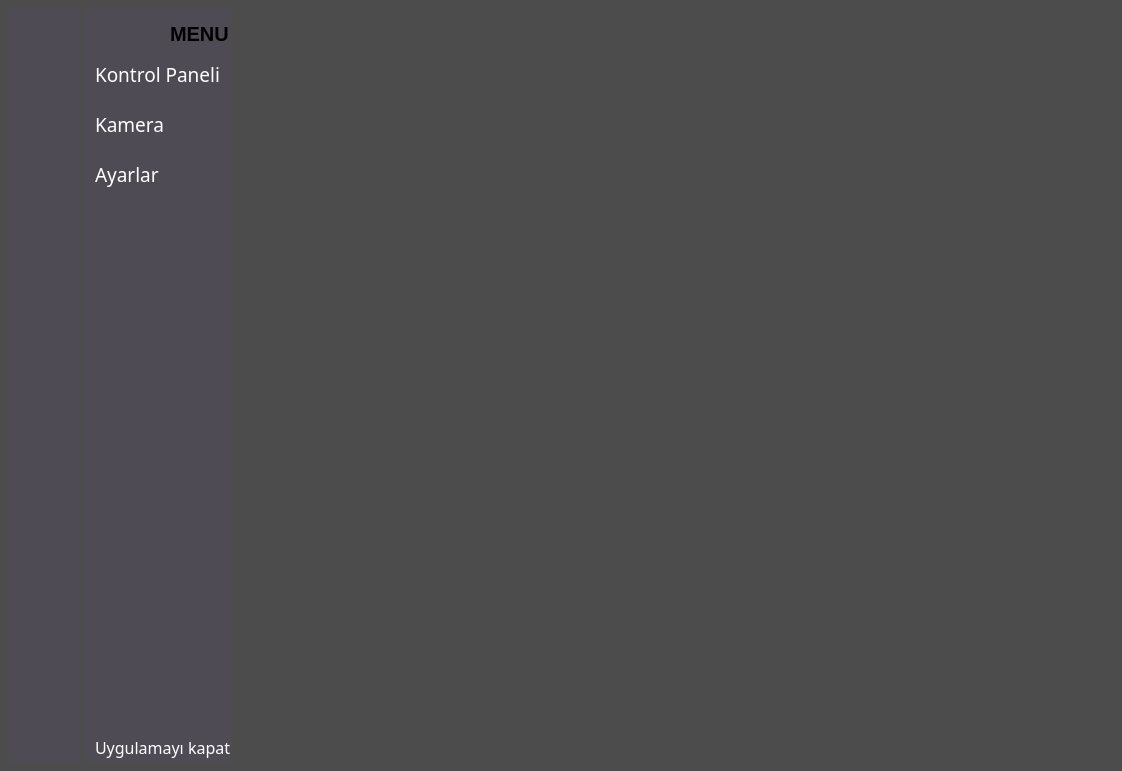
<?xml version="1.0" encoding="UTF-8"?>
<ui version="4.0">
 <class>MainWindow</class>
 <widget class="QMainWindow" name="MainWindow">
  <property name="geometry">
   <rect>
    <x>0</x>
    <y>0</y>
    <width>1122</width>
    <height>771</height>
   </rect>
  </property>
  <property name="windowTitle">
   <string>MainWindow</string>
  </property>
  <property name="styleSheet">
   <string notr="true">background-color: rgb(76, 76, 76);</string>
  </property>
  <widget class="QWidget" name="centralwidget">
   <layout class="QGridLayout" name="gridLayout">
    <item row="0" column="0">
     <widget class="QWidget" name="leftMenu_icon" native="true">
      <property name="maximumSize">
       <size>
        <width>70</width>
        <height>16777215</height>
       </size>
      </property>
      <property name="styleSheet">
       <string notr="true">QWidget{
	background-color: rgb(79, 75, 85);
}

QPushButton{
	color:white;
	height:30px;	
	border-radius:10px;
}

QPushButton:checked{
	background-color:#ffffff;
	color:#000000;
	fon-weight:bold;
}</string>
      </property>
      <layout class="QVBoxLayout" name="verticalLayout_3">
       <property name="spacing">
        <number>0</number>
       </property>
       <property name="leftMargin">
        <number>0</number>
       </property>
       <property name="topMargin">
        <number>0</number>
       </property>
       <property name="rightMargin">
        <number>0</number>
       </property>
       <property name="bottomMargin">
        <number>0</number>
       </property>
       <item>
        <layout class="QHBoxLayout" name="horizontalLayout">
         <item>
          <widget class="QLabel" name="label">
           <property name="minimumSize">
            <size>
             <width>70</width>
             <height>50</height>
            </size>
           </property>
           <property name="maximumSize">
            <size>
             <width>70</width>
             <height>50</height>
            </size>
           </property>
           <property name="text">
            <string/>
           </property>
           <property name="pixmap">
            <pixmap resource="resources.qrc">:/icons/lagari2.png</pixmap>
           </property>
           <property name="scaledContents">
            <bool>true</bool>
           </property>
          </widget>
         </item>
        </layout>
       </item>
       <item>
        <layout class="QVBoxLayout" name="verticalLayout">
         <property name="spacing">
          <number>20</number>
         </property>
         <item>
          <widget class="QPushButton" name="pushButton">
           <property name="text">
            <string/>
           </property>
           <property name="icon">
            <iconset resource="resources.qrc">
             <normaloff>:/icons/icons/grid.svg</normaloff>:/icons/icons/grid.svg</iconset>
           </property>
           <property name="iconSize">
            <size>
             <width>24</width>
             <height>24</height>
            </size>
           </property>
           <property name="checkable">
            <bool>true</bool>
           </property>
           <property name="autoExclusive">
            <bool>true</bool>
           </property>
          </widget>
         </item>
         <item>
          <widget class="QPushButton" name="pushButton_2">
           <property name="text">
            <string/>
           </property>
           <property name="icon">
            <iconset resource="resources.qrc">
             <normaloff>:/icons/icons/camera.svg</normaloff>:/icons/icons/camera.svg</iconset>
           </property>
           <property name="iconSize">
            <size>
             <width>24</width>
             <height>24</height>
            </size>
           </property>
           <property name="checkable">
            <bool>true</bool>
           </property>
           <property name="autoExclusive">
            <bool>true</bool>
           </property>
          </widget>
         </item>
         <item>
          <widget class="QPushButton" name="pushButton_3">
           <property name="text">
            <string/>
           </property>
           <property name="icon">
            <iconset resource="resources.qrc">
             <normaloff>:/icons/icons/settings.svg</normaloff>:/icons/icons/settings.svg</iconset>
           </property>
           <property name="iconSize">
            <size>
             <width>24</width>
             <height>24</height>
            </size>
           </property>
           <property name="checkable">
            <bool>true</bool>
           </property>
           <property name="autoExclusive">
            <bool>true</bool>
           </property>
          </widget>
         </item>
        </layout>
       </item>
       <item>
        <spacer name="verticalSpacer">
         <property name="orientation">
          <enum>Qt::Vertical</enum>
         </property>
         <property name="sizeHint" stdset="0">
          <size>
           <width>20</width>
           <height>507</height>
          </size>
         </property>
        </spacer>
       </item>
       <item>
        <widget class="QPushButton" name="pushButton_4">
         <property name="text">
          <string/>
         </property>
         <property name="icon">
          <iconset resource="resources.qrc">
           <normaloff>:/icons/icons/log-out.svg</normaloff>:/icons/icons/log-out.svg</iconset>
         </property>
         <property name="iconSize">
          <size>
           <width>24</width>
           <height>24</height>
          </size>
         </property>
         <property name="checkable">
          <bool>true</bool>
         </property>
         <property name="autoExclusive">
          <bool>true</bool>
         </property>
        </widget>
       </item>
      </layout>
     </widget>
    </item>
    <item row="0" column="1">
     <widget class="QWidget" name="leftMenu_name" native="true">
      <property name="maximumSize">
       <size>
        <width>200</width>
        <height>16777215</height>
       </size>
      </property>
      <property name="styleSheet">
       <string notr="true">QWidget{
	background-color: rgb(79, 75, 85);
}

QPushButton{
	color:white;
	text-align:left;
	height:30px;
	border-radius:10px;
	padding-left:10px;
}

QPushButton:checked{
	background-color:#ffffff;
	color:#000000;
	fon-weight:bold;
}</string>
      </property>
      <layout class="QVBoxLayout" name="verticalLayout_4">
       <property name="spacing">
        <number>0</number>
       </property>
       <property name="leftMargin">
        <number>0</number>
       </property>
       <property name="topMargin">
        <number>0</number>
       </property>
       <property name="rightMargin">
        <number>0</number>
       </property>
       <property name="bottomMargin">
        <number>0</number>
       </property>
       <item>
        <layout class="QHBoxLayout" name="horizontalLayout_2">
         <property name="spacing">
          <number>15</number>
         </property>
         <item>
          <widget class="QLabel" name="label_2">
           <property name="minimumSize">
            <size>
             <width>70</width>
             <height>50</height>
            </size>
           </property>
           <property name="maximumSize">
            <size>
             <width>70</width>
             <height>50</height>
            </size>
           </property>
           <property name="text">
            <string/>
           </property>
           <property name="pixmap">
            <pixmap resource="resources.qrc">:/icons/lagari2.png</pixmap>
           </property>
           <property name="scaledContents">
            <bool>true</bool>
           </property>
          </widget>
         </item>
         <item>
          <widget class="QLabel" name="label_3">
           <property name="font">
            <font>
             <pointsize>15</pointsize>
             <weight>75</weight>
             <bold>true</bold>
            </font>
           </property>
           <property name="text">
            <string>MENU</string>
           </property>
          </widget>
         </item>
        </layout>
       </item>
       <item>
        <layout class="QVBoxLayout" name="verticalLayout_2">
         <property name="spacing">
          <number>20</number>
         </property>
         <item>
          <widget class="QPushButton" name="pushButton_5">
           <property name="font">
            <font>
             <family>Algerian</family>
             <pointsize>14</pointsize>
             <weight>50</weight>
             <bold>false</bold>
            </font>
           </property>
           <property name="text">
            <string>Kontrol Paneli</string>
           </property>
           <property name="icon">
            <iconset resource="resources.qrc">
             <normaloff>:/icons/icons/grid.svg</normaloff>:/icons/icons/grid.svg</iconset>
           </property>
           <property name="iconSize">
            <size>
             <width>24</width>
             <height>24</height>
            </size>
           </property>
           <property name="checkable">
            <bool>true</bool>
           </property>
           <property name="autoExclusive">
            <bool>true</bool>
           </property>
          </widget>
         </item>
         <item>
          <widget class="QPushButton" name="pushButton_6">
           <property name="font">
            <font>
             <family>Algerian</family>
             <pointsize>14</pointsize>
             <weight>50</weight>
             <bold>false</bold>
            </font>
           </property>
           <property name="text">
            <string>Kamera</string>
           </property>
           <property name="icon">
            <iconset resource="resources.qrc">
             <normaloff>:/icons/icons/camera.svg</normaloff>:/icons/icons/camera.svg</iconset>
           </property>
           <property name="iconSize">
            <size>
             <width>24</width>
             <height>24</height>
            </size>
           </property>
           <property name="checkable">
            <bool>true</bool>
           </property>
           <property name="autoExclusive">
            <bool>true</bool>
           </property>
          </widget>
         </item>
         <item>
          <widget class="QPushButton" name="pushButton_7">
           <property name="font">
            <font>
             <family>Algerian</family>
             <pointsize>14</pointsize>
             <weight>50</weight>
             <bold>false</bold>
            </font>
           </property>
           <property name="text">
            <string>Ayarlar</string>
           </property>
           <property name="icon">
            <iconset resource="resources.qrc">
             <normaloff>:/icons/icons/settings.svg</normaloff>:/icons/icons/settings.svg</iconset>
           </property>
           <property name="iconSize">
            <size>
             <width>24</width>
             <height>24</height>
            </size>
           </property>
           <property name="checkable">
            <bool>true</bool>
           </property>
           <property name="autoExclusive">
            <bool>true</bool>
           </property>
          </widget>
         </item>
        </layout>
       </item>
       <item>
        <spacer name="verticalSpacer_2">
         <property name="orientation">
          <enum>Qt::Vertical</enum>
         </property>
         <property name="sizeHint" stdset="0">
          <size>
           <width>20</width>
           <height>507</height>
          </size>
         </property>
        </spacer>
       </item>
       <item>
        <widget class="QPushButton" name="pushButton_8">
         <property name="font">
          <font>
           <family>Algerian</family>
           <pointsize>12</pointsize>
          </font>
         </property>
         <property name="text">
          <string>Uygulamayı kapat</string>
         </property>
         <property name="icon">
          <iconset resource="resources.qrc">
           <normaloff>:/icons/icons/log-out.svg</normaloff>:/icons/icons/log-out.svg</iconset>
         </property>
         <property name="iconSize">
          <size>
           <width>24</width>
           <height>24</height>
          </size>
         </property>
         <property name="checkable">
          <bool>true</bool>
         </property>
         <property name="autoExclusive">
          <bool>true</bool>
         </property>
        </widget>
       </item>
      </layout>
     </widget>
    </item>
    <item row="0" column="2">
     <widget class="QWidget" name="main_menu" native="true">
      <layout class="QVBoxLayout" name="verticalLayout_5">
       <property name="spacing">
        <number>0</number>
       </property>
       <property name="leftMargin">
        <number>0</number>
       </property>
       <property name="topMargin">
        <number>0</number>
       </property>
       <property name="rightMargin">
        <number>0</number>
       </property>
       <property name="bottomMargin">
        <number>0</number>
       </property>
       <item>
        <widget class="QWidget" name="widget" native="true">
         <property name="styleSheet">
          <string notr="true">QPushButton:checked{
	background-color:#ffffff;
	color:#000000;
	fon-weight:bold;
	border-radius:10px;
}</string>
         </property>
         <layout class="QHBoxLayout" name="horizontalLayout_3">
          <item alignment="Qt::AlignLeft">
           <widget class="QPushButton" name="pushButton_9">
            <property name="styleSheet">
             <string notr="true">border:none;</string>
            </property>
            <property name="text">
             <string/>
            </property>
            <property name="icon">
             <iconset resource="resources.qrc">
              <normaloff>:/icons/icons/align-justify.svg</normaloff>:/icons/icons/align-justify.svg</iconset>
            </property>
            <property name="iconSize">
             <size>
              <width>30</width>
              <height>30</height>
             </size>
            </property>
            <property name="checkable">
             <bool>true</bool>
            </property>
            <property name="autoExclusive">
             <bool>true</bool>
            </property>
           </widget>
          </item>
         </layout>
        </widget>
       </item>
       <item>
        <widget class="QStackedWidget" name="stackedWidget">
         <property name="sizePolicy">
          <sizepolicy hsizetype="Preferred" vsizetype="Preferred">
           <horstretch>0</horstretch>
           <verstretch>0</verstretch>
          </sizepolicy>
         </property>
         <property name="styleSheet">
          <string notr="true"/>
         </property>
         <property name="currentIndex">
          <number>1</number>
         </property>
         <widget class="QWidget" name="page">
          <widget class="QLabel" name="label_4">
           <property name="geometry">
            <rect>
             <x>320</x>
             <y>140</y>
             <width>321</width>
             <height>211</height>
            </rect>
           </property>
           <property name="text">
            <string>Kontrol paneli</string>
           </property>
          </widget>
         </widget>
         <widget class="QWidget" name="page_3">
          <widget class="QLabel" name="label_5">
           <property name="geometry">
            <rect>
             <x>160</x>
             <y>170</y>
             <width>471</width>
             <height>371</height>
            </rect>
           </property>
           <property name="text">
            <string/>
           </property>
          </widget>
         </widget>
         <widget class="QWidget" name="page_2">
          <widget class="QLabel" name="label_6">
           <property name="geometry">
            <rect>
             <x>110</x>
             <y>100</y>
             <width>141</width>
             <height>31</height>
            </rect>
           </property>
           <property name="font">
            <font>
             <family>Century</family>
             <pointsize>15</pointsize>
             <weight>50</weight>
             <italic>false</italic>
             <bold>false</bold>
            </font>
           </property>
           <property name="text">
            <string>İHA'ya Bağlan</string>
           </property>
          </widget>
          <widget class="QPushButton" name="pushButton_10">
           <property name="geometry">
            <rect>
             <x>120</x>
             <y>140</y>
             <width>111</width>
             <height>71</height>
            </rect>
           </property>
           <property name="text">
            <string/>
           </property>
           <property name="icon">
            <iconset resource="resources.qrc">
             <normaloff>:/icons/icons/power.svg</normaloff>:/icons/icons/power.svg</iconset>
           </property>
           <property name="iconSize">
            <size>
             <width>30</width>
             <height>30</height>
            </size>
           </property>
          </widget>
          <widget class="QLabel" name="label_9">
           <property name="geometry">
            <rect>
             <x>320</x>
             <y>100</y>
             <width>81</width>
             <height>31</height>
            </rect>
           </property>
           <property name="font">
            <font>
             <family>Century</family>
             <pointsize>15</pointsize>
             <weight>50</weight>
             <italic>false</italic>
             <bold>false</bold>
            </font>
           </property>
           <property name="text">
            <string>ARM ET</string>
           </property>
          </widget>
          <widget class="QPushButton" name="pushButton_11">
           <property name="geometry">
            <rect>
             <x>310</x>
             <y>140</y>
             <width>101</width>
             <height>71</height>
            </rect>
           </property>
           <property name="text">
            <string/>
           </property>
           <property name="icon">
            <iconset resource="resources.qrc">
             <normaloff>:/icons/icons/crosshair.svg</normaloff>:/icons/icons/crosshair.svg</iconset>
           </property>
           <property name="iconSize">
            <size>
             <width>30</width>
             <height>30</height>
            </size>
           </property>
          </widget>
          <widget class="QPushButton" name="pushButton_12">
           <property name="geometry">
            <rect>
             <x>490</x>
             <y>140</y>
             <width>111</width>
             <height>71</height>
            </rect>
           </property>
           <property name="text">
            <string/>
           </property>
           <property name="icon">
            <iconset resource="resources.qrc">
             <normaloff>:/icons/icons/send.svg</normaloff>:/icons/icons/send.svg</iconset>
           </property>
           <property name="iconSize">
            <size>
             <width>30</width>
             <height>30</height>
            </size>
           </property>
          </widget>
          <widget class="QLabel" name="label_7">
           <property name="geometry">
            <rect>
             <x>470</x>
             <y>100</y>
             <width>171</width>
             <height>31</height>
            </rect>
           </property>
           <property name="font">
            <font>
             <family>Century</family>
             <pointsize>15</pointsize>
             <weight>50</weight>
             <italic>false</italic>
             <bold>false</bold>
            </font>
           </property>
           <property name="text">
            <string>AUTO MODE AL</string>
           </property>
          </widget>
          <widget class="QCheckBox" name="checkBox">
           <property name="geometry">
            <rect>
             <x>240</x>
             <y>160</y>
             <width>21</width>
             <height>31</height>
            </rect>
           </property>
           <property name="sizePolicy">
            <sizepolicy hsizetype="Minimum" vsizetype="Fixed">
             <horstretch>0</horstretch>
             <verstretch>0</verstretch>
            </sizepolicy>
           </property>
           <property name="font">
            <font>
             <pointsize>8</pointsize>
             <stylestrategy>PreferDefault</stylestrategy>
            </font>
           </property>
           <property name="cursor">
            <cursorShape>ArrowCursor</cursorShape>
           </property>
           <property name="layoutDirection">
            <enum>Qt::LeftToRight</enum>
           </property>
           <property name="autoFillBackground">
            <bool>false</bool>
           </property>
           <property name="styleSheet">
            <string notr="true"/>
           </property>
           <property name="text">
            <string/>
           </property>
           <property name="iconSize">
            <size>
             <width>20</width>
             <height>20</height>
            </size>
           </property>
          </widget>
          <widget class="QCheckBox" name="checkBox_2">
           <property name="geometry">
            <rect>
             <x>420</x>
             <y>160</y>
             <width>21</width>
             <height>31</height>
            </rect>
           </property>
           <property name="sizePolicy">
            <sizepolicy hsizetype="Minimum" vsizetype="Fixed">
             <horstretch>0</horstretch>
             <verstretch>0</verstretch>
            </sizepolicy>
           </property>
           <property name="font">
            <font>
             <pointsize>8</pointsize>
             <stylestrategy>PreferDefault</stylestrategy>
            </font>
           </property>
           <property name="cursor">
            <cursorShape>ArrowCursor</cursorShape>
           </property>
           <property name="layoutDirection">
            <enum>Qt::LeftToRight</enum>
           </property>
           <property name="autoFillBackground">
            <bool>false</bool>
           </property>
           <property name="styleSheet">
            <string notr="true"/>
           </property>
           <property name="text">
            <string/>
           </property>
           <property name="iconSize">
            <size>
             <width>20</width>
             <height>20</height>
            </size>
           </property>
          </widget>
          <widget class="QCheckBox" name="checkBox_3">
           <property name="geometry">
            <rect>
             <x>610</x>
             <y>160</y>
             <width>21</width>
             <height>31</height>
            </rect>
           </property>
           <property name="sizePolicy">
            <sizepolicy hsizetype="Minimum" vsizetype="Fixed">
             <horstretch>0</horstretch>
             <verstretch>0</verstretch>
            </sizepolicy>
           </property>
           <property name="font">
            <font>
             <pointsize>8</pointsize>
             <stylestrategy>PreferDefault</stylestrategy>
            </font>
           </property>
           <property name="cursor">
            <cursorShape>ArrowCursor</cursorShape>
           </property>
           <property name="layoutDirection">
            <enum>Qt::LeftToRight</enum>
           </property>
           <property name="autoFillBackground">
            <bool>false</bool>
           </property>
           <property name="styleSheet">
            <string notr="true"/>
           </property>
           <property name="text">
            <string/>
           </property>
           <property name="iconSize">
            <size>
             <width>20</width>
             <height>20</height>
            </size>
           </property>
          </widget>
          <widget class="QComboBox" name="comboBox">
           <property name="geometry">
            <rect>
             <x>30</x>
             <y>100</y>
             <width>69</width>
             <height>22</height>
            </rect>
           </property>
           <item>
            <property name="text">
             <string>com 5</string>
            </property>
           </item>
          </widget>
          <widget class="QTextEdit" name="textEdit">
           <property name="geometry">
            <rect>
             <x>110</x>
             <y>250</y>
             <width>531</width>
             <height>371</height>
            </rect>
           </property>
          </widget>
          <widget class="QLabel" name="label_8">
           <property name="geometry">
            <rect>
             <x>50</x>
             <y>80</y>
             <width>31</width>
             <height>16</height>
            </rect>
           </property>
           <property name="text">
            <string>COM</string>
           </property>
          </widget>
          <widget class="QComboBox" name="comboBox_2">
           <property name="geometry">
            <rect>
             <x>30</x>
             <y>190</y>
             <width>69</width>
             <height>22</height>
            </rect>
           </property>
           <item>
            <property name="text">
             <string>9600</string>
            </property>
           </item>
           <item>
            <property name="text">
             <string>57600</string>
            </property>
           </item>
           <item>
            <property name="text">
             <string>115200</string>
            </property>
           </item>
          </widget>
          <widget class="QLabel" name="label_10">
           <property name="geometry">
            <rect>
             <x>40</x>
             <y>160</y>
             <width>61</width>
             <height>20</height>
            </rect>
           </property>
           <property name="text">
            <string>Baud Rate</string>
           </property>
          </widget>
         </widget>
        </widget>
       </item>
      </layout>
     </widget>
    </item>
   </layout>
  </widget>
 </widget>
 <resources>
  <include location="resources.qrc"/>
 </resources>
 <connections>
  <connection>
   <sender>pushButton_3</sender>
   <signal>toggled(bool)</signal>
   <receiver>pushButton_7</receiver>
   <slot>setChecked(bool)</slot>
   <hints>
    <hint type="sourcelabel">
     <x>67</x>
     <y>169</y>
    </hint>
    <hint type="destinationlabel">
     <x>114</x>
     <y>166</y>
    </hint>
   </hints>
  </connection>
  <connection>
   <sender>pushButton_2</sender>
   <signal>toggled(bool)</signal>
   <receiver>pushButton_6</receiver>
   <slot>setChecked(bool)</slot>
   <hints>
    <hint type="sourcelabel">
     <x>67</x>
     <y>123</y>
    </hint>
    <hint type="destinationlabel">
     <x>109</x>
     <y>123</y>
    </hint>
   </hints>
  </connection>
  <connection>
   <sender>pushButton</sender>
   <signal>toggled(bool)</signal>
   <receiver>pushButton_5</receiver>
   <slot>setChecked(bool)</slot>
   <hints>
    <hint type="sourcelabel">
     <x>53</x>
     <y>83</y>
    </hint>
    <hint type="destinationlabel">
     <x>110</x>
     <y>85</y>
    </hint>
   </hints>
  </connection>
  <connection>
   <sender>pushButton_5</sender>
   <signal>toggled(bool)</signal>
   <receiver>pushButton</receiver>
   <slot>setChecked(bool)</slot>
   <hints>
    <hint type="sourcelabel">
     <x>110</x>
     <y>72</y>
    </hint>
    <hint type="destinationlabel">
     <x>58</x>
     <y>77</y>
    </hint>
   </hints>
  </connection>
  <connection>
   <sender>pushButton_6</sender>
   <signal>toggled(bool)</signal>
   <receiver>pushButton_2</receiver>
   <slot>setChecked(bool)</slot>
   <hints>
    <hint type="sourcelabel">
     <x>108</x>
     <y>133</y>
    </hint>
    <hint type="destinationlabel">
     <x>60</x>
     <y>133</y>
    </hint>
   </hints>
  </connection>
  <connection>
   <sender>pushButton_7</sender>
   <signal>toggled(bool)</signal>
   <receiver>pushButton_3</receiver>
   <slot>setChecked(bool)</slot>
   <hints>
    <hint type="sourcelabel">
     <x>106</x>
     <y>177</y>
    </hint>
    <hint type="destinationlabel">
     <x>59</x>
     <y>177</y>
    </hint>
   </hints>
  </connection>
  <connection>
   <sender>pushButton_4</sender>
   <signal>toggled(bool)</signal>
   <receiver>pushButton_8</receiver>
   <slot>setChecked(bool)</slot>
   <hints>
    <hint type="sourcelabel">
     <x>47</x>
     <y>745</y>
    </hint>
    <hint type="destinationlabel">
     <x>108</x>
     <y>741</y>
    </hint>
   </hints>
  </connection>
  <connection>
   <sender>pushButton_8</sender>
   <signal>toggled(bool)</signal>
   <receiver>pushButton_4</receiver>
   <slot>setChecked(bool)</slot>
   <hints>
    <hint type="sourcelabel">
     <x>106</x>
     <y>754</y>
    </hint>
    <hint type="destinationlabel">
     <x>57</x>
     <y>748</y>
    </hint>
   </hints>
  </connection>
  <connection>
   <sender>pushButton_9</sender>
   <signal>toggled(bool)</signal>
   <receiver>leftMenu_icon</receiver>
   <slot>setHidden(bool)</slot>
   <hints>
    <hint type="sourcelabel">
     <x>322</x>
     <y>52</y>
    </hint>
    <hint type="destinationlabel">
     <x>48</x>
     <y>405</y>
    </hint>
   </hints>
  </connection>
  <connection>
   <sender>pushButton_9</sender>
   <signal>toggled(bool)</signal>
   <receiver>leftMenu_name</receiver>
   <slot>setVisible(bool)</slot>
   <hints>
    <hint type="sourcelabel">
     <x>331</x>
     <y>54</y>
    </hint>
    <hint type="destinationlabel">
     <x>270</x>
     <y>500</y>
    </hint>
   </hints>
  </connection>
 </connections>
</ui>
